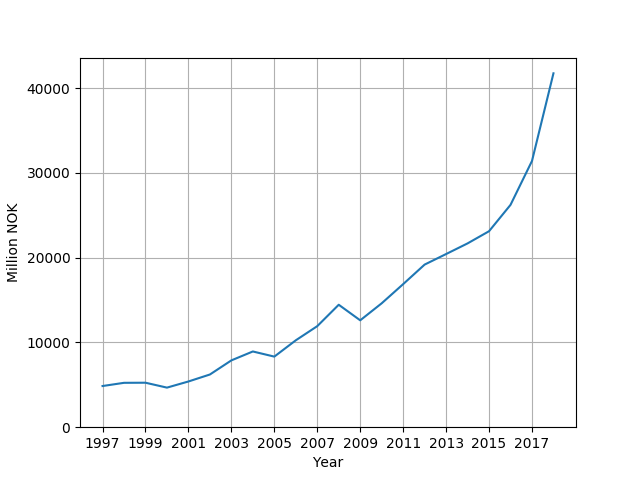

The Python source for this figure:
import numpy as np
import matplotlib.pyplot as plt
import os 
dir_path = os.path.dirname(os.path.realpath(__file__))

x = [*range(1997,2019)]
y = [4856, 5234, 5246, 4668, 5392,6215,7881,8931,8325,10248,11918,14442,12606,14612,16873,19178,20422,21677,23114,26222,31396,41737]

plt.plot(x, y)
plt.yticks([0, 10000, 20000, 30000, 40000])
plt.xticks([*range(1997,2019, 2)])

plt.grid()

plt.xlabel('Year')
plt.ylabel('Million NOK')
plt.savefig(os.path.join(dir_path, 'power_grid_investments.png'))
plt.show()

